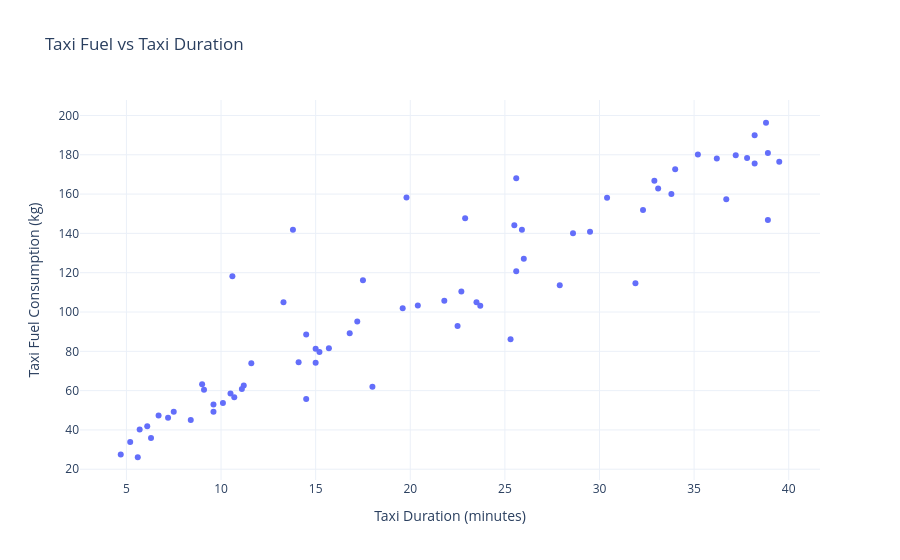

This figure's notebook cell:
### Markdown cell above
### Step 2 — Visualize the Relationships

### Code cell
fig = go.Figure()

fig.add_trace(
    go.Scatter(
        x=df["taxi_duration_min"],
        y=df["taxi_fuel_kg"],
        mode="markers",
        name="Flights"
    )
)

fig.update_layout(
    title="Taxi Fuel vs Taxi Duration",
    xaxis_title="Taxi Duration (minutes)",
    yaxis_title="Taxi Fuel Consumption (kg)",
    template="plotly_white"
)

fig.show()

### Figure 1 — Plotly figure (JSON) as saved in the notebook; plotly's stock layout.template omitted (floating-point values rounded to 4 significant figures)
{"data": [{"mode": "markers", "name": "Flights", "type": "scatter", "x": [17.5, 38.2, 30.4, 25.6, 9.6, 9.6, 6.1, 35.2, 25.6, 29.5, 4.7, 38.9, 34.0, 11.6, 10.5, 10.6, 15.0, 22.9, 19.6, 14.5, 26.0, 9.0, 14.5, 17.2, 20.4, 32.3, 11.2, 22.5, 25.3, 5.7, 25.9, 10.1, 6.3, 38.2, 38.8, 33.1, 15.0, 7.5, 28.6, 19.8, 8.4, 21.8, 5.2, 36.7, 13.3, 27.9, 15.2, 22.7, 23.7, 10.7, 38.9, 31.9, 37.8, 36.2, 25.5, 37.2, 7.2, 11.1, 5.6, 15.7, 18.0, 13.8, 33.8, 16.8, 14.1, 23.5, 9.1, 32.9, 6.7, 39.5], "y": [116.1, 190.0, 158.2, 168.0, 49.3, 52.9, 41.9, 180.2, 120.8, 140.9, 27.5, 146.8, 172.6, 73.9, 58.6, 118.2, 81.3, 147.7, 101.9, 88.5, 127.1, 63.2, 55.8, 95.2, 103.3, 151.9, 62.6, 92.9, 86.12, 40.2, 141.8, 53.7, 35.9, 175.6, 196.3, 162.9, 74.2, 49.3, 140.1, 158.3, 45.1, 105.7, 33.8, 157.4, 104.9, 113.7, 79.6, 110.5, 103.2, 56.6, 180.9, 114.6, 178.4, 178.1, 144.2, 179.7, 46.2, 60.8, 26.1, 81.5, 61.94, 141.9, 160.1, 89.2, 74.4, 105.0, 60.5, 166.8, 47.4, 176.4]}], "layout": {"title": {"text": "Taxi Fuel vs Taxi Duration"}, "xaxis": {"title": {"text": "Taxi Duration (minutes)"}}, "yaxis": {"title": {"text": "Taxi Fuel Consumption (kg)"}}}}
